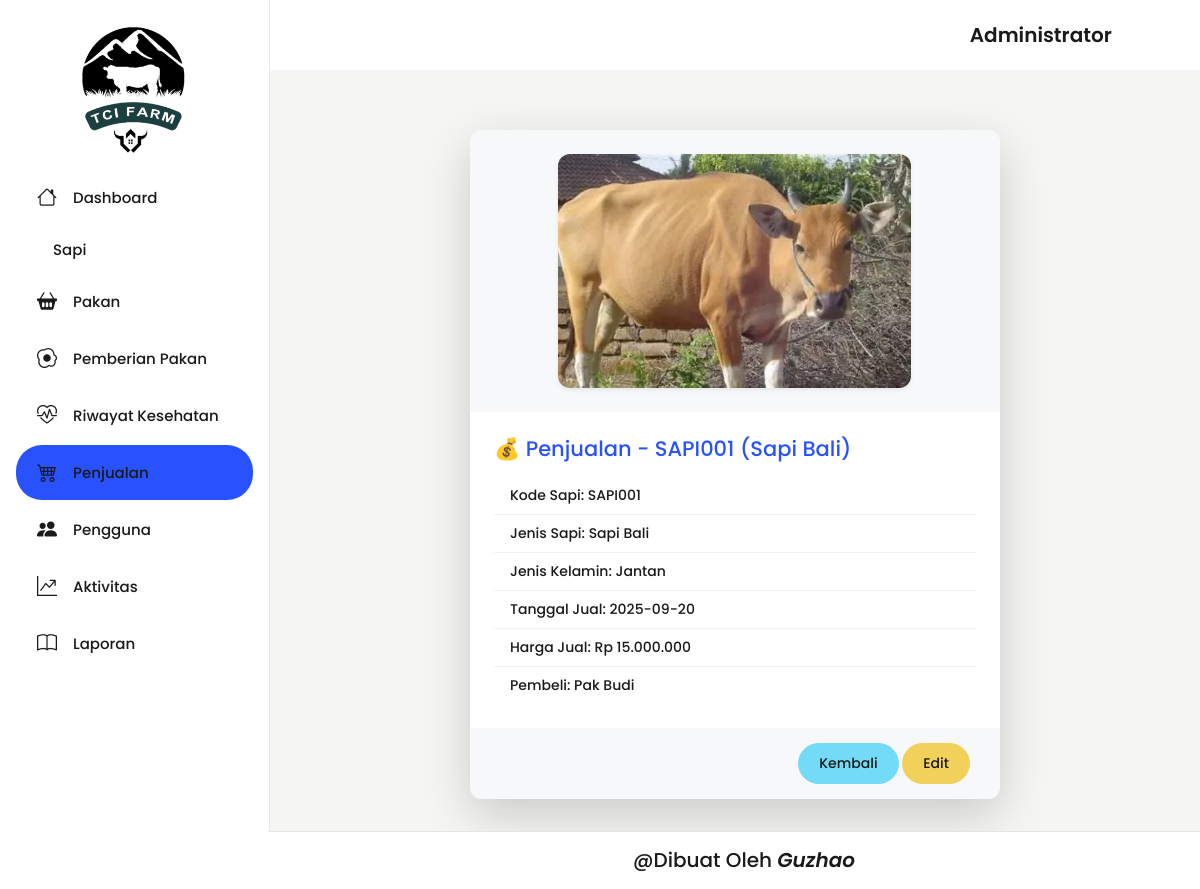
Screenshot of /backend/pages/penjualan/detail.php?id=1 (signed in) with the database file from the repository.
### tables this page shows
CREATE TABLE `penjualan` (
  `id_penjualan` int NOT NULL,
  `id_sapi` int DEFAULT NULL,
  `tanggal_jual` date DEFAULT NULL,
  `harga_jual` bigint NOT NULL,
  `pembeli` varchar(100) DEFAULT NULL
);

CREATE TABLE `sapi` (
  `id_sapi` int NOT NULL,
  `kode_sapi` varchar(20) NOT NULL,
  `jenis_sapi` varchar(50) NOT NULL,
  `jenis_kelamin` enum('Jantan','Betina') NOT NULL,
  `berat_badan_kg` decimal(10,2) DEFAULT NULL,
  `status_kesehatan` varchar(100) DEFAULT NULL,
  `lokasi_kandang` varchar(50) DEFAULT NULL,
  `tanggal_masuk` date DEFAULT NULL,
  `gambar` varchar(255) DEFAULT NULL,
  `status_sapi` enum('Aktif','Dijual','Terjual','Mati') NOT NULL DEFAULT 'Aktif'
);

### backend/pages/penjualan/detail.php (the view, shortened to what this page needs)
<?php
include '../../../config/connection.php';
include '../../partials/header.php';
include '../../partials/sidebar.php';
include '../../partials/navbar.php';
$id = $_GET['id'];
$qPenjualan = "
    SELECT p.*, s.kode_sapi, s.jenis_sapi, s.jenis_kelamin, s.gambar
    FROM penjualan p
    LEFT JOIN sapi s ON p.id_sapi = s.id_sapi
    WHERE p.id_penjualan='$id'
";
$result = mysqli_query($connect, $qPenjualan) or die(mysqli_error($connect));
$data = mysqli_fetch_object($result);
?>
<div class="container-fluid">
  <div class="row justify-content-center">
    <div class="col-md-8">
      <div class="card shadow-lg border-0 rounded-3 overflow-hidden">
        <div class="text-center bg-light p-4">
          <?php if (!empty($data->gambar)): ?>
            <img src="../../../storages/sapi/<?= $data->gambar ?>"
              alt="Foto Sapi" class="img-fluid rounded-3 shadow-sm" style="max-height: 280px;">
          <?php else: ?>
            <div class="border rounded p-5 text-muted">Tidak ada gambar</div>
          <?php endif; ?>
        </div>
        <div class="card-body p-4">
          <h4 class="mb-3 text-primary">💰 Penjualan - <?= $data->kode_sapi ?> (<?= $data->jenis_sapi ?>)</h4>
          <ul class="list-group list-group-flush">
            <li class="list-group-item">
              <strong>Kode Sapi:</strong> <?= $data->kode_sapi ?>
            </li>
            <li class="list-group-item">
              <strong>Jenis Sapi:</strong> <?= $data->jenis_sapi ?>
            </li>
            <li class="list-group-item">
              <strong>Jenis Kelamin:</strong> <?= $data->jenis_kelamin ?>
            </li>
            <li class="list-group-item">
              <strong>Tanggal Jual:</strong> <?= $data->tanggal_jual ?>
            </li>
            <li class="list-group-item">
              <strong>Harga Jual:</strong> Rp <?= number_format($data->harga_jual, 0, ',', '.') ?>
            </li>
            <li class="list-group-item">
              <strong>Pembeli:</strong> <?= $data->pembeli ?>
            </li>
          </ul>
        </div>
        <div class="card-footer text-end bg-light">
          <a href="./index.php" class="btn btn-secondary">Kembali</a>
          <a href="./edit.php?id=<?= $data->id_penjualan ?>" class="btn btn-warning">Edit</a>
        </div>
      </div>
    </div>
  </div>
</div>
<?php
include '../../partials/footer.php';
include '../../partials/script.php';
?>

### backend/template_admin/src/assets/css/custom.css (style rules this page uses)
.body-wrapper .container-fluid, .body-wrapper .container-sm, .body-wrapper .container-md, .body-wrapper .container-lg, .body-wrapper .container-xl, .body-wrapper .container-xxl { max-width: 100% !important; margin: 0 !important; padding: 30px !important; padding-top: 65px !important; }
body, .table, .card, .btn, .navbar { font-family: 'Poppins', sans-serif; font-weight: 500; color: #1a1a1a; }
html, body, * { font-family: 'Poppins', sans-serif !important; font-weight: 500 !important; color: #1a1a1a !important; }

### rows the page displays
penjualan: id_sapi.gambar (picture), id_sapi.kode_sapi "SAPI001", id_sapi.jenis_sapi "Sapi Bali", id_sapi.jenis_kelamin "Jantan", tanggal_jual "2025-09-20", harga_jual "15.000.000", pembeli "Pak Budi"

### other values shown
$_SESSION['hak_akses'] "Administrator"
